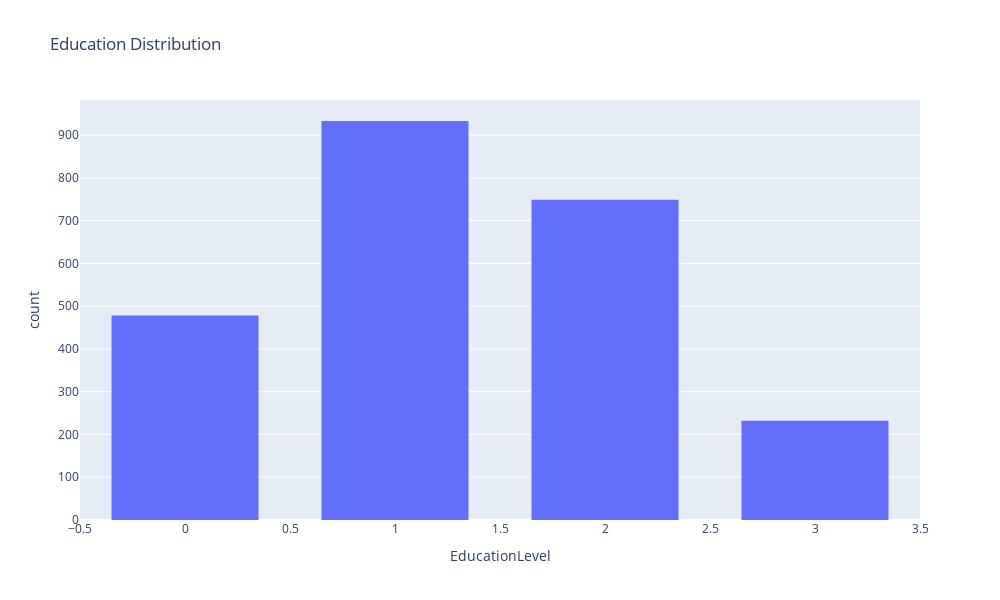

Notebook source saved alongside this figure:
### Code cell
fig = px.histogram(df, x='EducationLevel', nbins = 4, height=600,width=1000, title = 'Education Distribution')
fig.update_layout(bargap=0.3)
fig.show()

### Figure 1 — Plotly figure (JSON) as saved in the notebook; plotly's stock layout.template omitted (floating-point values rounded to 4 significant figures; data arrays with more than 128 entries replaced by an {"elided": "..."} marker saying what was removed)
{"data": [{"alignmentgroup": "True", "bingroup": "x", "hovertemplate": "EducationLevel=%{x}<br>count=%{y}<extra></extra>", "legendgroup": "", "marker": {"color": "#636efa", "pattern": {"shape": ""}}, "name": "", "nbinsx": 4, "offsetgroup": "", "orientation": "v", "showlegend": false, "type": "histogram", "x": {"elided": "2392 int values"}, "xaxis": "x", "yaxis": "y"}], "layout": {"bargap": 0.3, "barmode": "relative", "height": 600, "legend": {"tracegroupgap": 0}, "title": {"text": "Education Distribution"}, "width": 1000, "xaxis": {"anchor": "y", "domain": [0, 1], "title": {"text": "EducationLevel"}}, "yaxis": {"anchor": "x", "domain": [0, 1], "title": {"text": "count"}}}}
